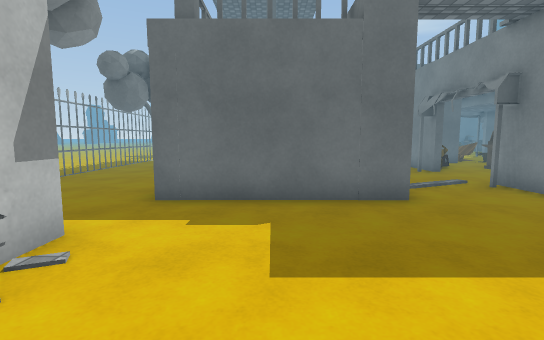
view 1 (above)

19 first-person views from a walk through a 3-D level made in the Unity game engine. The camera is 1.2 m above the floor, tilts 6° down and sees 85° across. The floor is counted in squares, 1 m on a side. Each view is taken from the middle of a square. On the plan, view 1 faces up. The plan holds only what a view shows up to about 13 squares ahead; the rest is blank. The place goes on beyond the plan. The player character is not drawn. Surface patterns are stand-ins for the level's own textures.

view 2
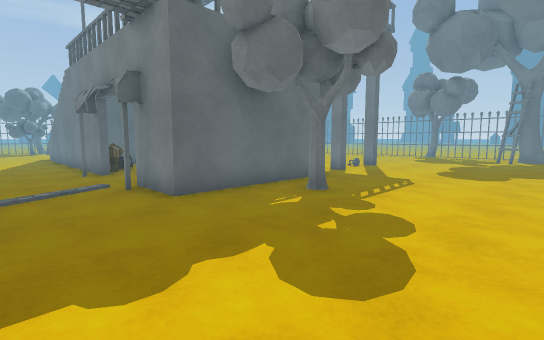

view 3
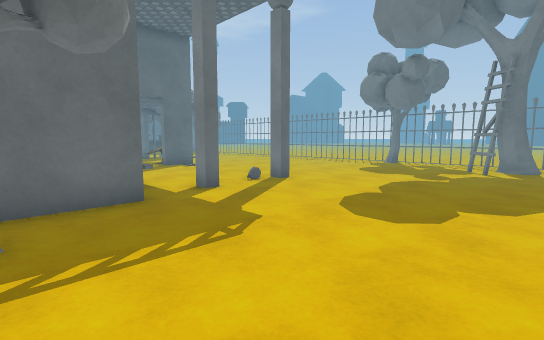

view 4
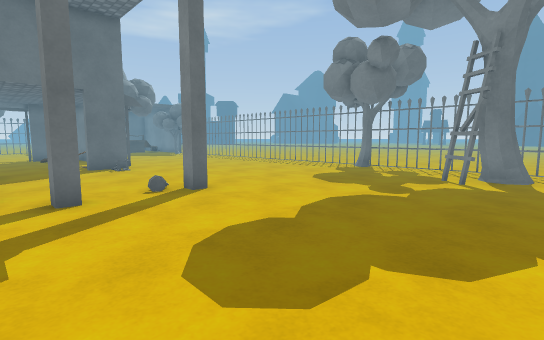

view 5
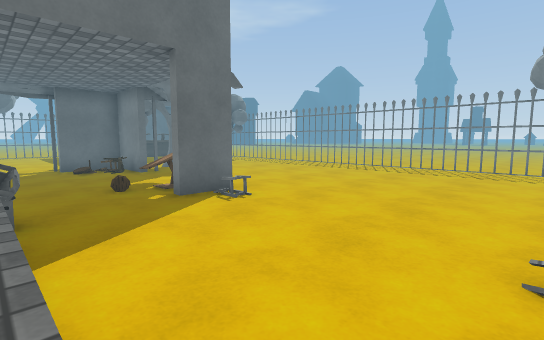

view 6
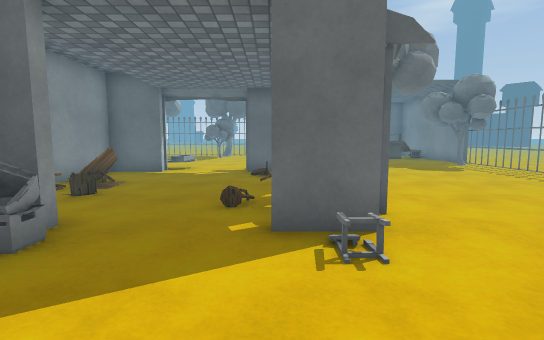

view 7
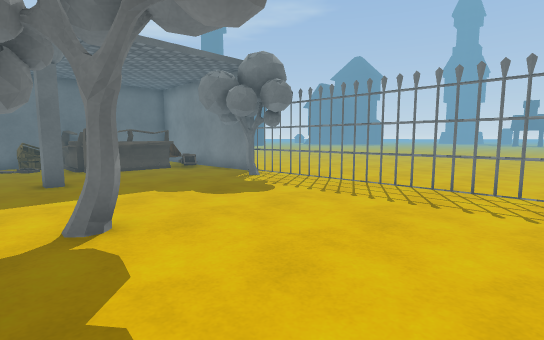

view 8
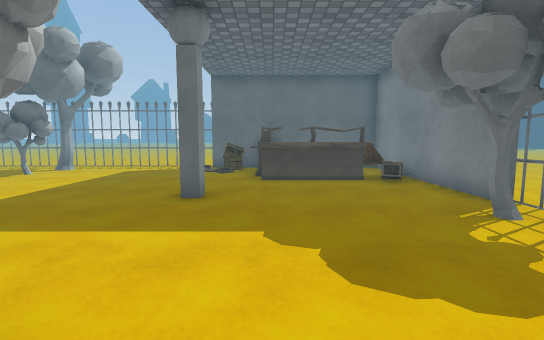

view 9
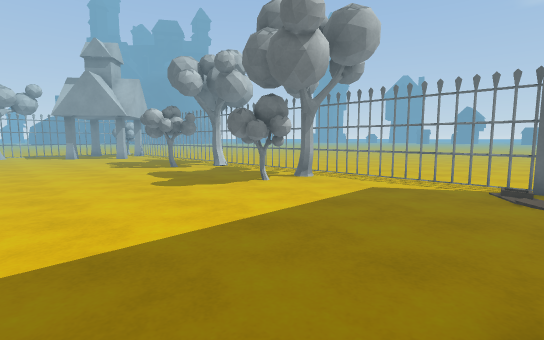

view 10
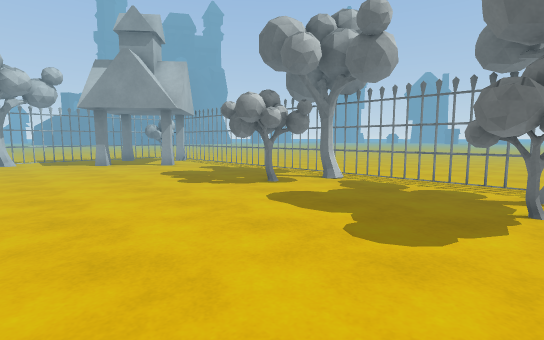

view 11
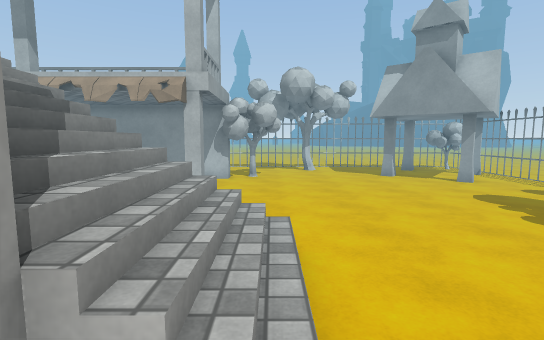

view 12
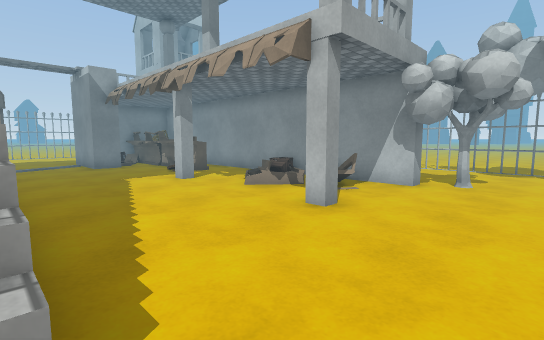

view 13
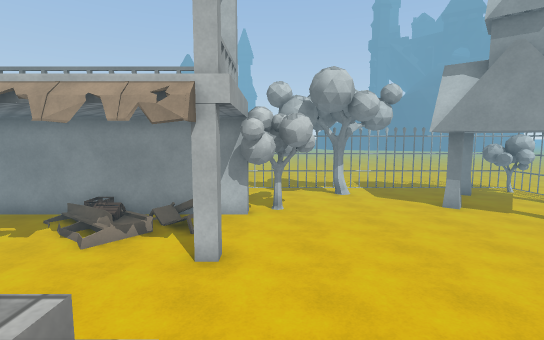

view 14
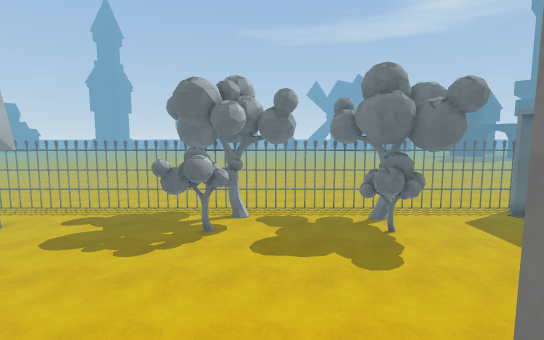

view 15
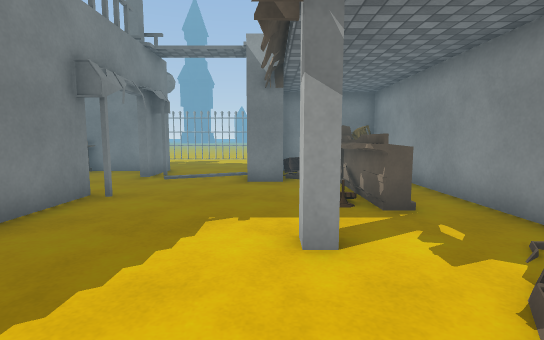

view 16
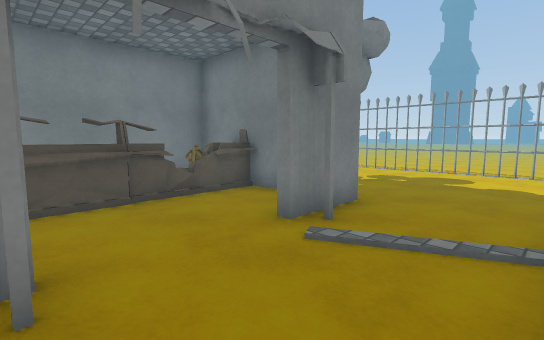

view 17
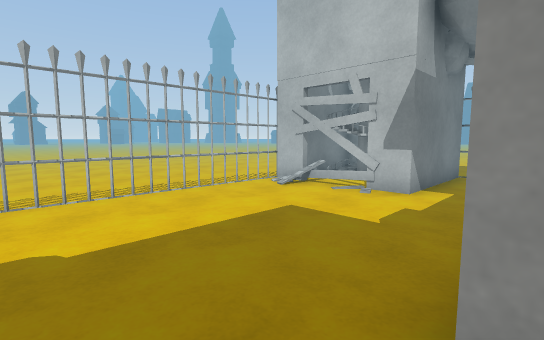

view 18
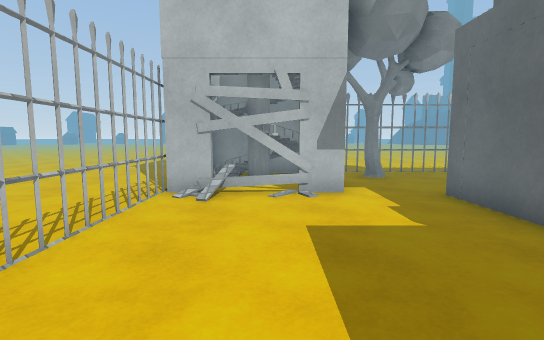

view 19
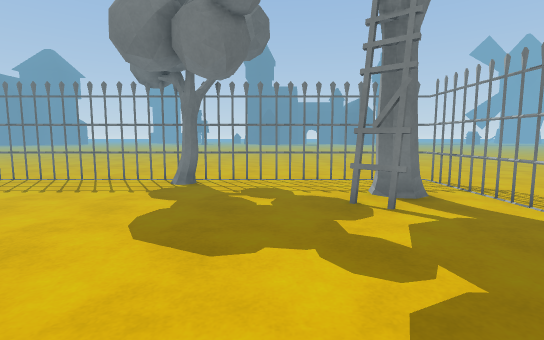

### Floor plan
Points are (right, up) in squares from view 1. A wall is a line through its corners. A room is listed if a view was taken in it or the views show most of it. See-through windows are left out.
Room 1 (views 1, 2, 3, 4, 5, 6, 7, 8, 9, 10, 11, 12, 13, 14, 15, 16, 17, 18, 19)
walls: (12, 13.1) (12, 12.7) (11.5, 12.7); (11, 19.7) (9.1, 19.7) (9.1, 16.9); (5.9, 10.6) (5.9, 14.5); (16.4, 12.7) (14.9, 12.7); (16.1, 18.4) (16.1, 19.7) (14.1, 19.7); (11.4, 5.7) (5.9, 5.7) (5.9, 7.8) (6.2, 7.8); (6.9, 6) (11, 6) (11, 10.4); (1.6, 8.7) (2.7, 8.7) (2.7, 5.7) (-2.4, 5.7); (18.5, 24.4) (18.5, 23.9) (18.2, 23.9) (18.2, 24.4); (0.9, 6) (1.6, 6); (-2.4, 19.3) (-1.8, 19.3) (-1.8, 5.6); (-1.9, 6) (-0.8, 6); (24.3, 23.4) (24.3, 30.4) (17.5, 30.4); (-3.5, 2.4) (-3.3, 1.9); (-3.4, 2.1) (-3.2, 1.2); (-6.6, 3.6) (-2.6, 3.6) (-2.6, -0.4)
low walls: (-3.2, 1.2) (-2.5, 1)
objects: tree (-7, 29) to (-5, 30); tree (-6, 5) to (-5, 5); tree (-5, 12) to (-4, 12); tree (-5, 23); house (-5, 28); tree (-3, 20) to (-1, 20); house (-3, 26); house (-3, 30); other object (-1, 7); house (-1, 28); other object (0, 7) to (0, 8); other object (0, 9) to (0, 12); other object (0, 16); box (1, 7); tree (5, 27) to (7, 28); other object (7, 12); tree (7, 30); tree (9, 4); other object (9, 6) to (9, 9); other object (9, 10) to (9, 12); box (10, 7); table (11, 16); tree (11, 27) to (13, 28); box (12, 12); tree (12, 29) to (12, 30); table (15, 14) to (16, 14); tree (15, 21) to (17, 21); chair (16, 18); tree (18, 19); box (18, 29) to (19, 30); other object (19, 27) to (20, 30); other object (20, 26) to (23, 27); tree (22, 1) to (23, 2); table (23, 28); tree (24, 6); tree (24, 22) to (24, 23); other object (24, 26)

Where each view was taken, in squares from view 1:
view 1: 0 up, 0 right, facing up
view 2: 0 up, 3 right, facing up-right
view 3: 0 up, 9 right, facing up-right
view 4: 0 up, 12 right, facing up-right
view 5: 7 up, 12 right, facing up-right
view 6: 9 up, 15 right, facing up
view 7: 15 up, 17 right, facing up-right
view 8: 18 up, 20 right, facing up
view 9: 22 up, 18 right, facing up-left
view 10: 22 up, 12 right, facing up-left
view 11: 21 up, 10 right, facing left
view 12: 22 up, 6 right, facing down-left
view 13: 20 up, 7 right, facing left
view 14: 19 up, 8 right, facing up
view 15: 17 up, 2 right, facing down
view 16: 11 up, 3 right, facing down-right
view 17: 6 up, 4 right, facing down-left
view 18: 2 up, 4 right, facing left
view 19: 4 up, 16 right, facing right
